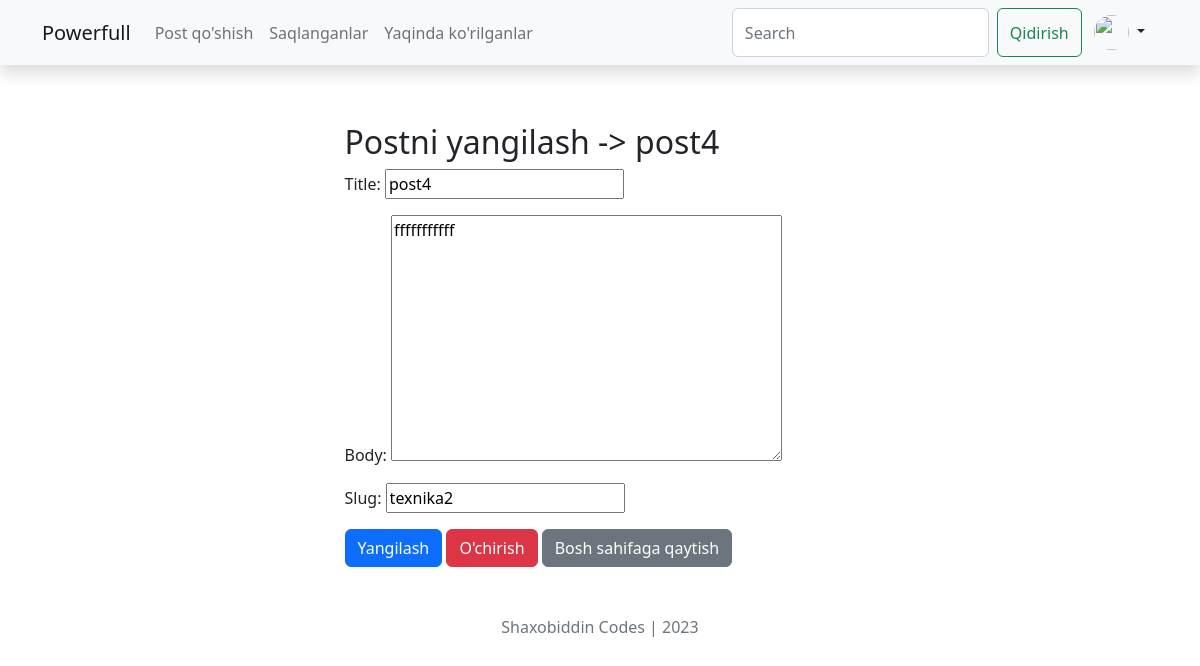
The app's page /post/14/update (signed in) with its own data.
### blog/models.py (models this page shows, shortened)
class Post(models.Model):
    class Status(models.TextChoices):
        DRAFT = 'DF', 'Draft'
        PUBLISHED = 'PB', 'Published'
    title = models.CharField(max_length=200)
    slug = models.SlugField(max_length=200, unique_for_date='publish')
    author = models.ForeignKey(User, on_delete=models.CASCADE,
                               related_name='blog_posts')
    body = models.TextField()
    publish = models.DateTimeField(default=timezone.now)
    created = models.DateTimeField(auto_now_add=True)
    updated = models.DateTimeField(auto_now=True)
    status = models.CharField(max_length=2,
                              choices=Status.choices,
                              default=Status.DRAFT)
    objects = models.Manager()  # defoult manager
    published = PuplishedManager()  # custom manager
    class Meta:
        ordering = ['-publish']
        indexes = [
            models.Index(fields=['-publish']),
        ]

### blog/views.py (the view, shortened to what this page needs)
# urls.py: path('post/<int:post_id>/update', post_update, name='post_update'),
@login_required(login_url='blog:user_login')
def post_update(request, post_id):
    post = get_object_or_404(Post, id=post_id)
    if request.user == post.author:
        if request.method == 'GET':
            form = PostUpForm(instance=post)
            return render(request, 'blog/post/post_update.html', {'form': form, 'pt': post})
    else:
        messages.error(request, mark_safe('<strong style="color: red;">Siz bu postni yangilay olmaysiz!</strong>'))
        return redirect('blog:post_list')

### blog/forms.py
class PostUpForm(forms.ModelForm):
    class Meta:
        model=Post
        fields = ['title','body','slug']

### templates/blog/post/post_update.html (shortened to what this page needs)
{% extends "blog/base.html" %}
{% block content %}
  <div class="container">
    <div class="row">
        <div class="col"></div>
        <div class="col-6 mt-5 ">
            <h2>Postni yangilash -> {{pt.title}}</h2>
            <form  method="post" enctype="multipart/form-data" >{% csrf_token %}
                {{form.as_p}}
                <button type="submit" class="btn btn-primary" >Yangilash</button>
                <a class="btn btn-danger" href="{% url 'blog:post_delete' pt.pk  %}"> O'chirish</a>
                <a class="btn btn-secondary" href="{% url 'blog:post_list' %}"> Bosh sahifaga qaytish</a>
            </form>
        </div>
        <div class="col"></div>
    </div>
  </div>
{% endblock content %}

### records on screen
Post: title "post4", body "fffffffffff", slug "texnika2"
